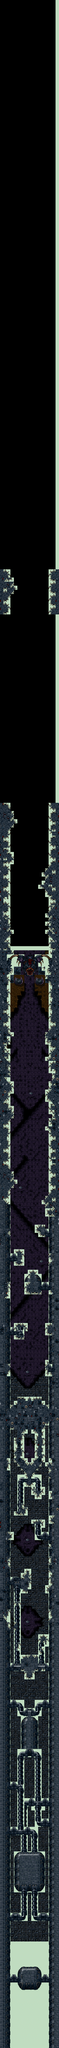

This game map was drawn from its Tiled (.tmx) file and the tilesets committed beside it. A one-line description and the trimmed map source follow:
An orthogonal 17x500 tile map with 24x28 px tiles, 4 tile layers (BotLayer, DetailLayer, UpperDetail, BossLayer), 9 tilesets and 13 objects (10x JTurret, PlayerStart).

<map version="1.0" orientation="orthogonal" width="17" height="500" tilewidth="24" tileheight="28">
  <properties>
    <property name="Music" value="10 Final Breath" />
  </properties>
 <tileset firstgid="1" name="bossFloorTexture" tilewidth="24" tileheight="28">
  <image source="../Tilesets/bossFloorTexture.png" trans="bfdcbf" width="240" height="1652" />
 </tileset>
 <tileset firstgid="591" name="newshn.shp.000000" tilewidth="24" tileheight="28">
  <image source="../Spritesheets/newshn.shp.000000.png" trans="bfdcbf" width="228" height="224" />
 </tileset>
 <tileset firstgid="663" name="shapes)" tilewidth="24" tileheight="28">
  <image source="../Tilesets/shapes).png" trans="bfdcbf" width="240" height="1708" />
 </tileset>
 <tileset firstgid="1273" name="shapesFinalLvlMod" tilewidth="24" tileheight="28">
  <image source="../Tilesets/shapesFinalLvlMod.png" trans="bfdcbf" width="240" height="1932" />
 </tileset>
 <tileset firstgid="1963" name="shapesw" tilewidth="24" tileheight="28">
  <image source="../Tilesets/shapesw.png" trans="bfdcbf" width="240" height="1652" />
 </tileset>
 <tileset firstgid="2553" name="shapesx" tilewidth="24" tileheight="28">
  <image source="../Tilesets/shapesx.png" trans="bfdcbf" width="240" height="1932" />
 </tileset>
 <tileset firstgid="3243" name="shapesy" tilewidth="24" tileheight="28">
  <image source="../Tilesets/shapesy.png" trans="bfdcbf" width="240" height="1876" />
 </tileset>
 <tileset firstgid="3913" name="shapesz" tilewidth="24" tileheight="28">
  <image source="../Tilesets/shapesz.png" trans="bfdcbf" width="240" height="1736" />
 </tileset>
 <tileset firstgid="4533" name="shapeszFinalLvlMod" tilewidth="24" tileheight="28">
  <image source="../Tilesets/shapeszFinalLvlMod.png" trans="bfdcbf" width="240" height="1736" />
 </tileset>
 <layer name="BotLayer" width="17" height="500">
  <properties>
   <property name="LayerDepth" value="1" />
   <property name="ScrollOffset" value="750" />
   <property name="ScrollingSpeed" value="50" />
  </properties>
  <data>[8500 cells, 8500 non-empty, 79 distinct tile ids]</data>
 </layer>
 <layer name="DetailLayer" width="17" height="500">
  <properties>
   <property name="LayerDepth" value=".2" />
   <property name="ScrollOffset" value="0" />
   <property name="ScrollingSpeed" value="75" />
  </properties>
  <data>[8500 cells, 2644 non-empty, 129 distinct tile ids]</data>
 </layer>
 <layer name="UpperDetail" width="17" height="500">
  <properties>
   <property name="LayerDepth" value=".1" />
   <property name="ScrollOffset" value="0" />
   <property name="ScrollingSpeed" value="75" />
  </properties>
  <data>[8500 cells, 176 non-empty, 85 distinct tile ids]</data>
 </layer>
 <objectgroup name="DetailObjLayer" width="17" height="500">
  <properties>
   <property name="LayerDepth" value=".1" />
   <property name="ScrollOffset" value="0" />
   <property name="ScrollingSpeed" value="75" />
  </properties>
  <object x="-192" y="6216" />
  <object name="Enemy" type="JTurret" x="96" y="13076" width="24" height="28" />
  <object name="Enemy" type="JTurret" x="288" y="13076" width="24" height="28" />
  <object name="Enemy" type="JTurret" x="288" y="12852" width="24" height="28" />
  <object name="Enemy" type="JTurret" x="96" y="12852" width="24" height="28" />
  <object name="Enemy" type="JTurret" x="288" y="12796" width="24" height="28" />
  <object name="Enemy" type="JTurret" x="96" y="12796" width="24" height="28" />
  <object name="Enemy" type="JTurret" x="288" y="12740" width="24" height="28" />
  <object name="Enemy" type="JTurret" x="96" y="12740" width="24" height="28" />
  <object name="Enemy" type="JTurret" x="288" y="12684" width="24" height="28" />
  <object name="Enemy" type="JTurret" x="96" y="12684" width="24" height="28" />
 </objectgroup>
 <objectgroup name="BotObjLayer" width="17" height="500">
  <properties>
   <property name="ScrollingSpeed" value="50" />
  </properties>
  <object name="PlayerStart" x="192" y="13776" />
  <object x="192" y="13776" />
 </objectgroup>
 <layer name="BossLayer" width="17" height="500">
  <properties>
   <property name="LayerDepth" value="0" />
   <property name="ScrollOffset" value="0" />
   <property name="ScrollingSpeed" value="50" />
  </properties>
  <data>[8500 cells, 120 non-empty, 78 distinct tile ids]</data>
 </layer>
</map>
